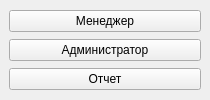
<?xml version="1.0" encoding="UTF-8"?>
<ui version="4.0">
 <class>MainWindow</class>
 <widget class="QMainWindow" name="MainWindow">
  <property name="geometry">
   <rect>
    <x>0</x>
    <y>0</y>
    <width>210</width>
    <height>100</height>
   </rect>
  </property>
  <property name="minimumSize">
   <size>
    <width>210</width>
    <height>100</height>
   </size>
  </property>
  <property name="maximumSize">
   <size>
    <width>210</width>
    <height>100</height>
   </size>
  </property>
  <property name="windowTitle">
   <string>Меню</string>
  </property>
  <widget class="QWidget" name="centralwidget">
   <layout class="QVBoxLayout" name="verticalLayout">
    <item>
     <widget class="QPushButton" name="PB_manager">
      <property name="text">
       <string>Менеджер</string>
      </property>
     </widget>
    </item>
    <item>
     <widget class="QPushButton" name="PB_admin">
      <property name="text">
       <string>Администратор</string>
      </property>
     </widget>
    </item>
    <item>
     <widget class="QPushButton" name="PB_report">
      <property name="text">
       <string>Отчет</string>
      </property>
     </widget>
    </item>
   </layout>
  </widget>
 </widget>
 <resources/>
 <connections/>
</ui>
